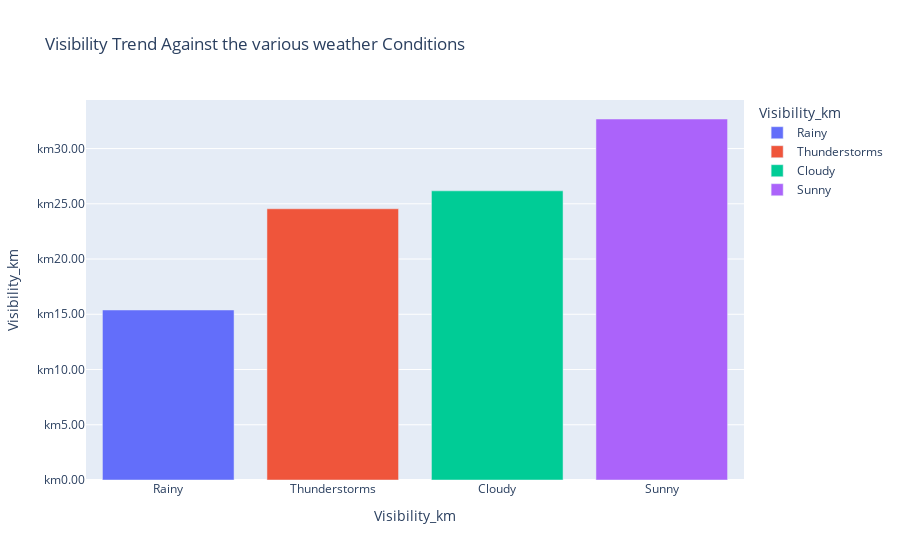

Source (notebook cell):
### Code cell
fig=px.bar(
Visibility_against_Weather_conditions,
    x = 'Weather Condition',
    y= 'Visibility_km',
    color='Weather Condition',
    hover_name='Visibility_km',
    title='Visibility Trend Against the various weather Conditions',
    labels={'Weather Condition':'Visibility_km'}
)
fig.update_layout(showlegend = True,yaxis_tickprefix ='km',yaxis_tickformat=',.2f')

### Figure 1 — Plotly figure (JSON) as saved in the notebook; plotly's stock layout.template omitted (floating-point values rounded to 4 significant figures)
{"data": [{"alignmentgroup": "True", "hovertemplate": "<b>%{hovertext}</b><br><br>Visibility_km=%{y}<extra></extra>", "hovertext": [15.39], "legendgroup": "Rainy", "marker": {"color": "#636efa", "pattern": {"shape": ""}}, "name": "Rainy", "offsetgroup": "Rainy", "orientation": "v", "showlegend": true, "textposition": "auto", "type": "bar", "x": ["Rainy"], "xaxis": "x", "y": [15.39], "yaxis": "y"}, {"alignmentgroup": "True", "hovertemplate": "<b>%{hovertext}</b><br><br>Visibility_km=%{y}<extra></extra>", "hovertext": [24.55], "legendgroup": "Thunderstorms", "marker": {"color": "#EF553B", "pattern": {"shape": ""}}, "name": "Thunderstorms", "offsetgroup": "Thunderstorms", "orientation": "v", "showlegend": true, "textposition": "auto", "type": "bar", "x": ["Thunderstorms"], "xaxis": "x", "y": [24.55], "yaxis": "y"}, {"alignmentgroup": "True", "hovertemplate": "<b>%{hovertext}</b><br><br>Visibility_km=%{y}<extra></extra>", "hovertext": [26.17], "legendgroup": "Cloudy", "marker": {"color": "#00cc96", "pattern": {"shape": ""}}, "name": "Cloudy", "offsetgroup": "Cloudy", "orientation": "v", "showlegend": true, "textposition": "auto", "type": "bar", "x": ["Cloudy"], "xaxis": "x", "y": [26.17], "yaxis": "y"}, {"alignmentgroup": "True", "hovertemplate": "<b>%{hovertext}</b><br><br>Visibility_km=%{y}<extra></extra>", "hovertext": [32.68], "legendgroup": "Sunny", "marker": {"color": "#ab63fa", "pattern": {"shape": ""}}, "name": "Sunny", "offsetgroup": "Sunny", "orientation": "v", "showlegend": true, "textposition": "auto", "type": "bar", "x": ["Sunny"], "xaxis": "x", "y": [32.68], "yaxis": "y"}], "layout": {"barmode": "relative", "legend": {"title": {"text": "Visibility_km"}, "tracegroupgap": 0}, "showlegend": true, "title": {"text": "Visibility Trend Against the various weather Conditions"}, "xaxis": {"anchor": "y", "categoryarray": ["Rainy", "Thunderstorms", "Cloudy", "Sunny"], "categoryorder": "array", "domain": [0, 1], "title": {"text": "Visibility_km"}}, "yaxis": {"anchor": "x", "domain": [0, 1], "tickformat": ",.2f", "tickprefix": "km", "title": {"text": "Visibility_km"}}}}
